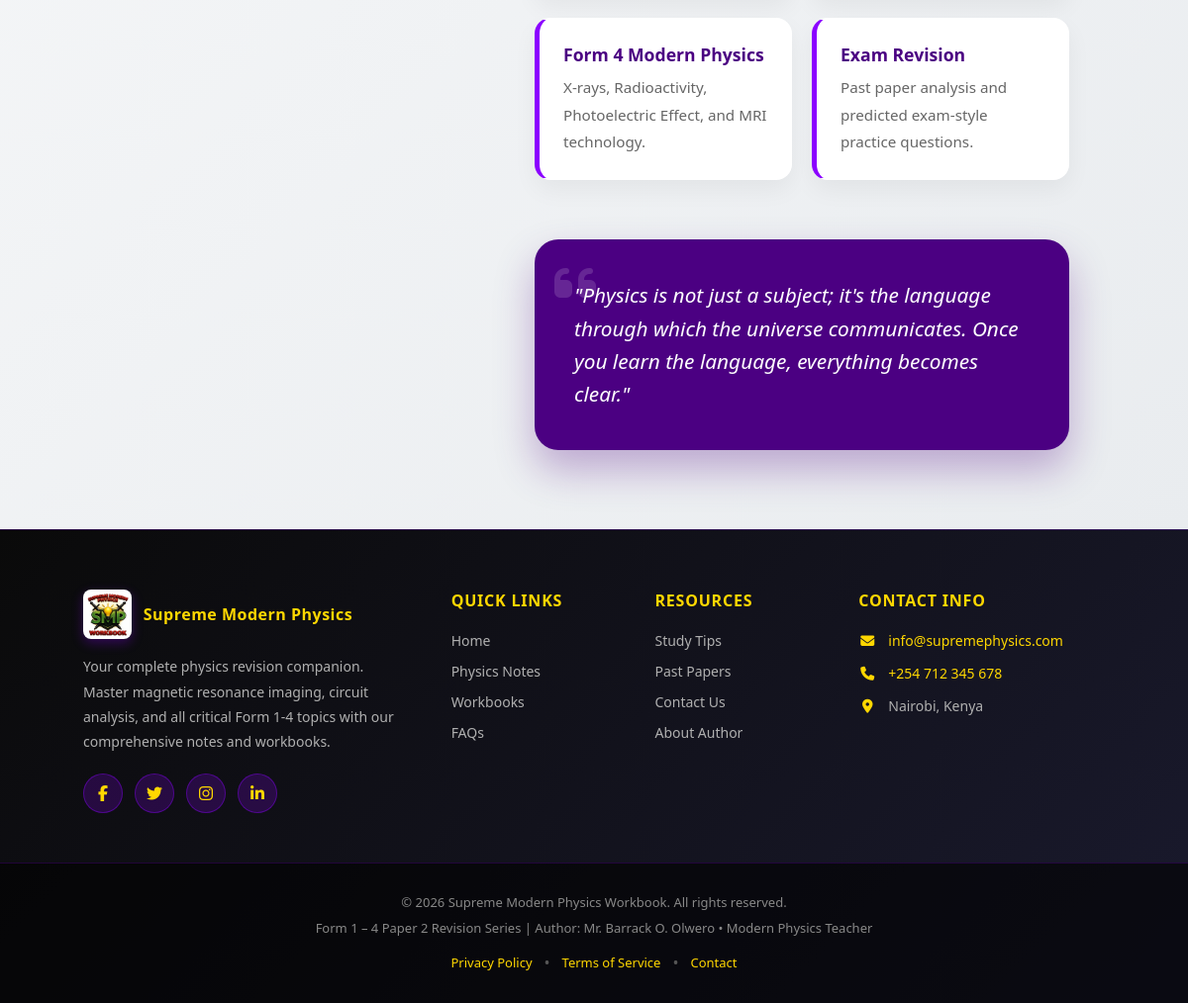
The app's page /dashboard/info/ (lower part), older data.
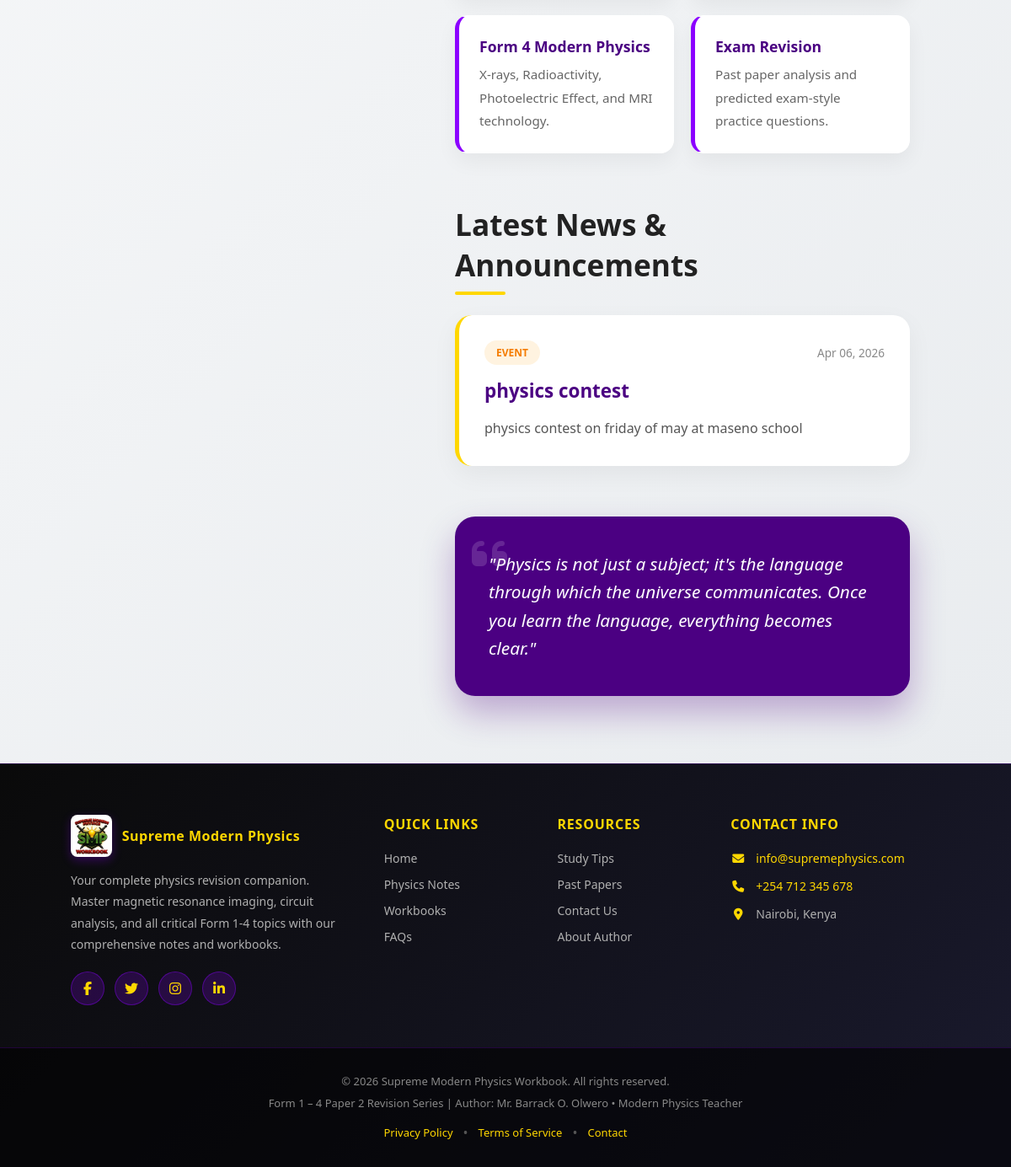
The same page, newer data.
### teacher/models.py (models this page shows, shortened)
class Announcement(models.Model):
    CATEGORY_CHOICES = [
        ('news', 'News'),
        ('info', 'Info'),
        ('event', 'Event'),
    ]
    title = models.CharField(max_length=200)
    category = models.CharField(max_length=20, choices=CATEGORY_CHOICES, default='news')
    body = models.TextField()
    is_published = models.BooleanField(default=True)
    author = models.ForeignKey(User, on_delete=models.SET_NULL, null=True, blank=True)
    created_at = models.DateTimeField(auto_now_add=True)
    updated_at = models.DateTimeField(auto_now=True)
    class Meta:
        ordering = ['-created_at']

### dashboard/views.py (the view)
# urls.py: path('info/', views.info, name='info'),
def info(request):
    from teacher.models import Announcement, Lesson
    announcements = Announcement.objects.filter(is_published=True).order_by('-created_at')
    latest_lessons = Lesson.objects.filter(is_published=True).order_by('-created_at')[:5]
    return render(request, 'dashboard/info.html', {
        'announcements': announcements,
        'latest_lessons': latest_lessons
    })

### dashboard/templates/dashboard/info.html (shortened to what this page needs)
{% extends 'base.html' %}
{% load static %}
{% block content %}
<div class="info-page">
    <div class="info-container">
        <div class="info-content">
            <section id="series" class="animate-up delay-2">
                <div class="series-grid">
                    <div class="series-item glass-card">
                        <h4>Form 4 Modern Physics</h4>
                        <p>X-rays, Radioactivity, Photoelectric Effect, and MRI technology.</p>
                    </div>
                    <div class="series-item glass-card">
                        <h4>Exam Revision</h4>
                        <p>Past paper analysis and predicted exam-style practice questions.</p>
                    </div>
                </div>
            </section>
            {% if announcements %}
            <section id="news" class="news-section animate-up delay-2">
                <h2>Latest News & Announcements</h2>
                <div class="news-grid">
                    {% for announcement in announcements %}
                    <div class="news-item">
                        <div class="meta">
                            <span class="category-badge badge-{{ announcement.category }}">
                                {{ announcement.get_category_display }}
                            </span>
                            <span class="news-date">{{ announcement.created_at|date:"M d, Y" }}</span>
                        </div>
                        <h3>{{ announcement.title }}</h3>
                        <p>{{ announcement.body|linebreaksbr }}</p>
                    </div>
                    {% endfor %}
                </div>
            </section>
            {% endif %}
            <div class="quote-box animate-up delay-3">
                <i class="fas fa-quote-left"></i>
                <blockquote>
                    "Physics is not just a subject; it's the language through which the universe communicates.
                    Once you learn the language, everything becomes clear."
                </blockquote>
            </div>
        </div>
    </div>
</div>
{% endblock %}

Row changes from the older to the newer data that the page shows:
added Announcement: category "EVENT", created_at "Apr 06, 2026", title "physics contest", body "physics contest on friday of may at maseno school"
Text that changed along with them:
text now shown: "Latest News & Announcements"
